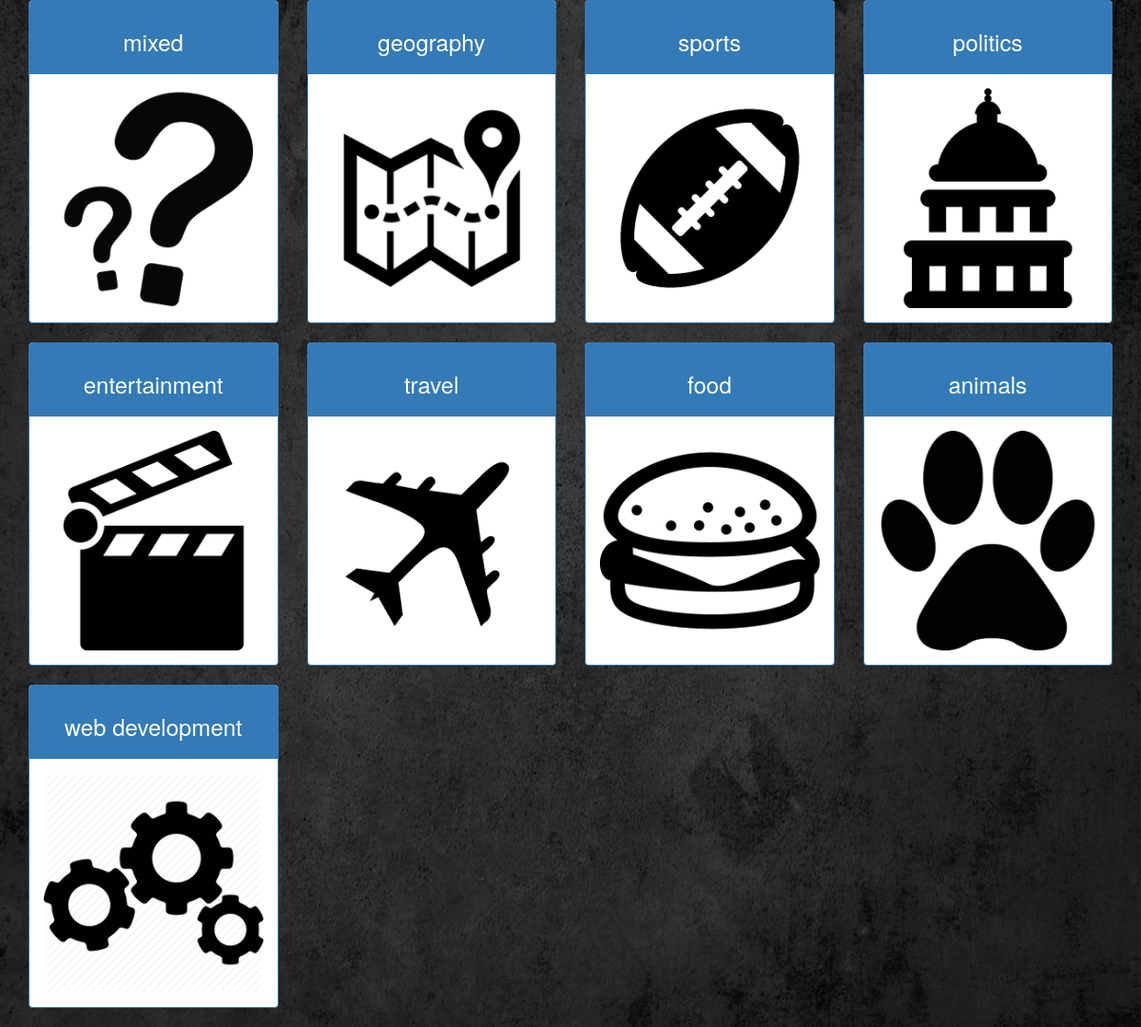
The page /quiz_categories.php on the database its author committed.
### tables this page shows
CREATE TABLE `categories` (
  `id` int(11) NOT NULL,
  `category` varchar(50) NOT NULL,
  `image` varchar(255) NOT NULL
);

### quiz_categories.php (the view)
<!doctype html>
<html lang="en">
<?php require_once 'includes/head_tag.php'?>
<?php require_once 'dbconnect.php'?>
<?php
$categoriesQuery = $con->prepare(<<<'SQL'
SELECT id, category, image FROM categories;
SQL
);
$categoriesQuery->execute();
$categoriesResult = $categoriesQuery->get_result();
?>
<body>
<div class="container">
    <?php
    $categories = [[
            'id' => 0,
            'category' => 'mixed',
            'image' => 'mixed_category.png'
    ]];
    while ($category = $categoriesResult->fetch_assoc()) {
        $categories[] = $category;
    }
    foreach ($categories as $key => $category):
    if ($key%4 == 0):
    ?>
    <div class="row">
        <?php
        endif;
        ?>
        <div class="col-xs-6 col-md-3">
            <a href="quiz_play.php?category=<?php echo $category['id']?>">
            <div class="panel panel-primary">
                <div class="panel-heading text-center">
                    <h3><?php echo $category['category']?></h3>
                </div>
                <div class="panel-body text-center">
                    <img src="pictures/<?php echo $category['image']?>" class="img-responsive">
                </div>
            </div>
            </a>
        </div>
        <?php
        if ($key%4 == 3 || $key >= count($categories)):
        ?>
    </div>
    <?php
    endif;
    endforeach;
    ?>
</div>
</body>
</html>

### includes/head_tag.php (shortened to what this page needs)
  <link rel="stylesheet" href="https://maxcdn.bootstrapcdn.com/bootstrap/3.3.7/css/bootstrap.min.css">
  <link rel="stylesheet" type="text/css" href="css/style.css">
  <link rel="stylesheet" href="//code.jquery.com/ui/1.12.1/themes/base/jquery-ui.css">
<link rel="stylesheet" href="/resources/demos/style.css">

### css/style.css (style rules this page uses)
body { display: block; position: relative; }
body::after { content: ""; background: url("../pictures/grey_background.jpg"); background-size: 100% 100%; top: 0; left: 0; bottom: 0; right: 0; position: absolute; z-index: -1; }

### includes/head_tag.php (style rules this page uses)
html, body { height: 100%; }

### rows shown on the page
categories: category "geography", image (picture)
categories: category "sports", image (picture)
categories: category "politics", image (picture)
categories: category "entertainment", image (picture)
categories: category "travel", image (picture)
categories: category "food", image (picture)
categories: category "animals", image (picture)
categories: category "web development", image (picture)

### other values the page prints
$category['category'] "mixed"
